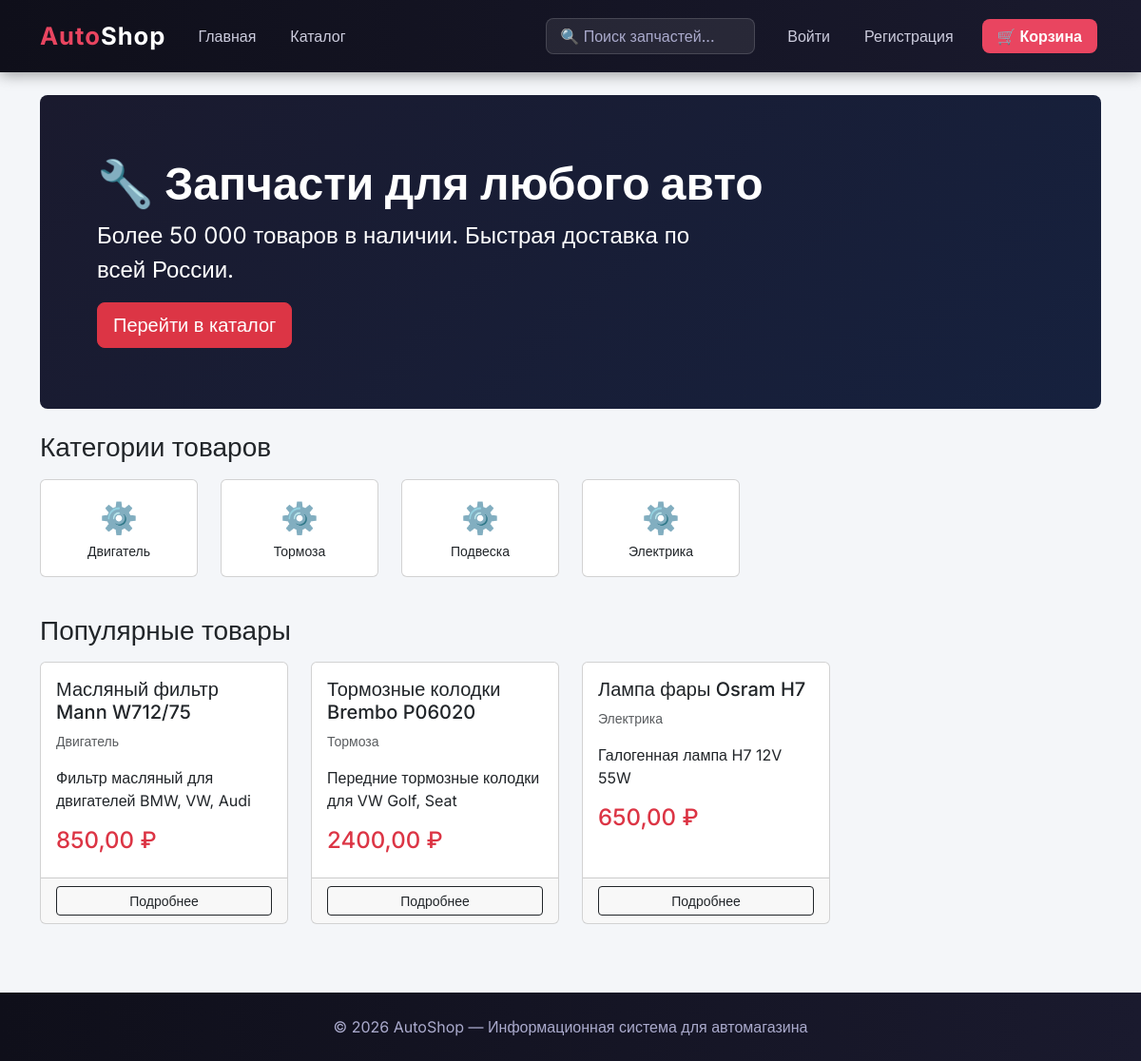
Before: / with the older database file.
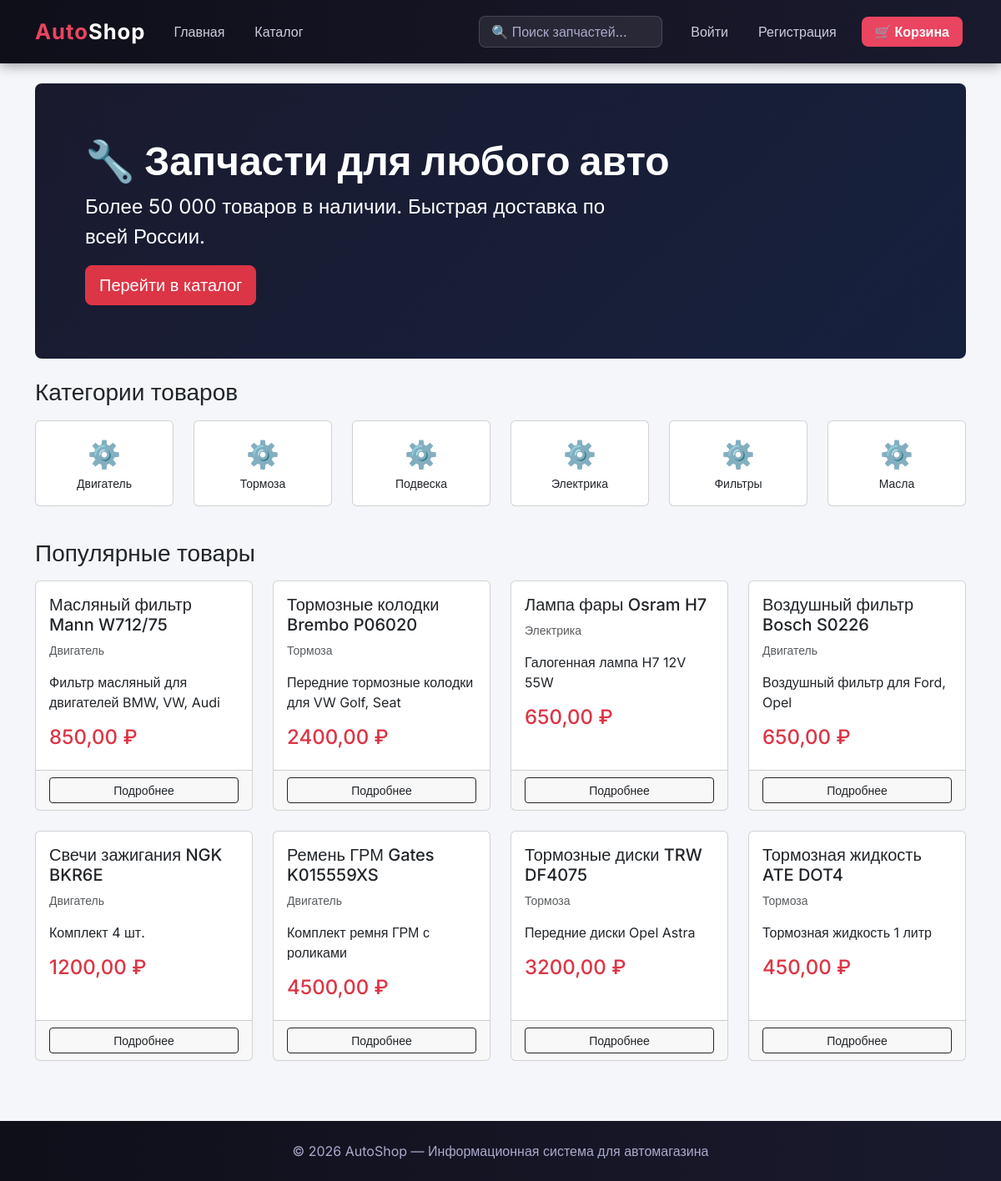
After: the same page with the newer database file.
### store/models.py (models this page shows, shortened)
class Category(models.Model):
    name = models.CharField(max_length=200, verbose_name='Название')
    slug = models.SlugField(unique=True)
    class Meta:
        verbose_name = 'Категория'
        verbose_name_plural = 'Категории'

class Product(models.Model):
    category = models.ForeignKey(Category, on_delete=models.CASCADE, verbose_name='Категория')
    name = models.CharField(max_length=200, verbose_name='Название')
    description = models.TextField(verbose_name='Описание', blank=True)
    price = models.DecimalField(max_digits=10, decimal_places=2, verbose_name='Цена')
    stock = models.PositiveIntegerField(default=0, verbose_name='Остаток')
    available = models.BooleanField(default=True, verbose_name='В наличии')
    created = models.DateTimeField(auto_now_add=True)
    class Meta:
        verbose_name = 'Товар'
        verbose_name_plural = 'Товары'

### store/views.py (the view)
# urls.py: path('', views.index, name='index'),
def index(request):
    products = Product.objects.filter(available=True)[:8]
    categories = Category.objects.all()
    return render(request, 'store/index.html', {'products': products, 'categories': categories})

### templates/store/index.html (shortened to what this page needs)
{% extends 'base.html' %}
{% block content %}
<div class="p-5 mb-4 rounded-3" style="background: linear-gradient(135deg, #1a1a2e, #16213e); color: white;">
    <div class="container-fluid py-3">
        <h1 class="display-5 fw-bold">🔧 Запчасти для любого авто</h1>
        <p class="col-md-8 fs-4">Более 50 000 товаров в наличии. Быстрая доставка по всей России.</p>
        <a href="/catalog/" class="btn btn-danger btn-lg">Перейти в каталог</a>
    </div>
</div>
<h3 class="mb-3">Категории товаров</h3>
<div class="row mb-4">
    {% for category in categories %}
    <div class="col-md-2 col-4 mb-3">
        <a href="/catalog/?category={{ category.slug }}" class="text-decoration-none">
            <div class="card text-center p-3">
                <div style="font-size:2rem;">⚙️</div>
                <small class="text-dark">{{ category.name }}</small>
            </div>
        </a>
    </div>
    {% empty %}
    <p class="text-muted">Категории пока не добавлены.</p>
    {% endfor %}
</div>
<h3 class="mb-3">Популярные товары</h3>
<div class="row">
    {% for product in products %}
    <div class="col-md-3 mb-4">
        <div class="card h-100">
            <div class="card-body">
                <h5 class="card-title">{{ product.name }}</h5>
                <p class="text-muted small">{{ product.category.name }}</p>
                <p class="card-text">{{ product.description|truncatechars:80 }}</p>
                <h4 class="text-danger">{{ product.price }} ₽</h4>
            </div>
            <div class="card-footer">
                <a href="/product/{{ product.pk }}/" class="btn btn-outline-dark btn-sm w-100">Подробнее</a>
            </div>
        </div>
    </div>
    {% empty %}
    <p class="text-muted">Товары пока не добавлены.</p>
    {% endfor %}
</div>
{% endblock %}

### templates/base.html (shortened to what this page needs)
<!DOCTYPE html>
<html lang="ru">
<head>
    <link href="https://cdn.jsdelivr.net/npm/bootstrap@5.3.0/dist/css/bootstrap.min.css" rel="stylesheet">
</head>
<body>
<nav class="navbar navbar-expand-lg navbar-dark">
    <div class="container">
        <a class="navbar-brand" href="/">Auto<span>Shop</span></a>
        <div class="collapse navbar-collapse" id="navMenu">
            <ul class="navbar-nav me-auto mb-2 mb-lg-0">
                <li class="nav-item"><a class="nav-link" href="/">Главная</a></li>
                <li class="nav-item"><a class="nav-link" href="/catalog/">Каталог</a></li>
            </ul>
            <form class="me-3" action="/catalog/" method="get">
                <input class="nav-search" type="text" name="q" placeholder="🔍 Поиск запчастей...">
            </form>
            <ul class="navbar-nav align-items-center">
                {% if user.is_authenticated %}
                    <li class="nav-item"><a class="nav-link" href="/profile/">👤 {{ user.username }}</a></li>
                    <li class="nav-item"><a class="nav-link" href="/logout/">Выйти</a></li>
                {% else %}
                    <li class="nav-item"><a class="nav-link" href="/login/">Войти</a></li>
                    <li class="nav-item"><a class="nav-link" href="/register/">Регистрация</a></li>
                {% endif %}
                <li class="nav-item ms-2"><a class="nav-link nav-cart" href="/cart/">🛒 Корзина</a></li>
            </ul>
        </div>
    </div>
</nav>
<div class="container mt-4">
    {% block content %}{% endblock %}
</div>
<footer class="mt-5 py-4 text-center">
    <p class="mb-0">© 2026 AutoShop — Информационная система для автомагазина</p>
</footer>
</body>
</html>

### templates/base.html (style rules this page uses)
body { background-color: #f4f6f9; font-family: 'Inter', sans-serif; }
.navbar { background: linear-gradient(90deg, #0f0f1a, #1a1a2e) !important; padding: 14px 0; box-shadow: 0 2px 15px rgba(0,0,0,0.4); }
.navbar-brand { color: #e94560 !important; font-weight: 700; font-size: 1.6rem; letter-spacing: 1px; }
.navbar-brand span { color: #ffffff; }
.nav-link { color: #ccccdd !important; font-weight: 500; margin: 0 4px; padding: 6px 14px !important; border-radius: 6px; transition: all 0.2s; }
.nav-cart { background: #e94560; color: white !important; border-radius: 8px; padding: 6px 16px !important; font-weight: 600; }
.nav-search { background: rgba(255,255,255,0.08); border: 1px solid rgba(255,255,255,0.15); border-radius: 8px; color: white; padding: 6px 14px; outline: none; width: 220px; }
.nav-search::placeholder { color: #aaaacc; }
footer { background: linear-gradient(90deg, #0f0f1a, #1a1a2e); color: #aaaacc; }

Changed rows visible on the page:
added Category: name "Фильтры"
added Category: name "Масла"
added Product: name "Воздушный фильтр Bosch S0226", category.name "Двигатель", description "Воздушный фильтр для Ford, Opel", price "650,00"
added Product: name "Свечи зажигания NGK BKR6E", category.name "Двигатель", description "Комплект 4 шт.", price "1200,00"
added Product: name "Ремень ГРМ Gates K015559XS", category.name "Двигатель", description "Комплект ремня ГРМ с роликами", price "4500,00"
added Product: name "Тормозные диски TRW DF4075", category.name "Тормоза", description "Передние диски Opel Astra", price "3200,00"
added Product: name "Тормозная жидкость ATE DOT4", category.name "Тормоза", description "Тормозная жидкость 1 литр", price "450,00"
